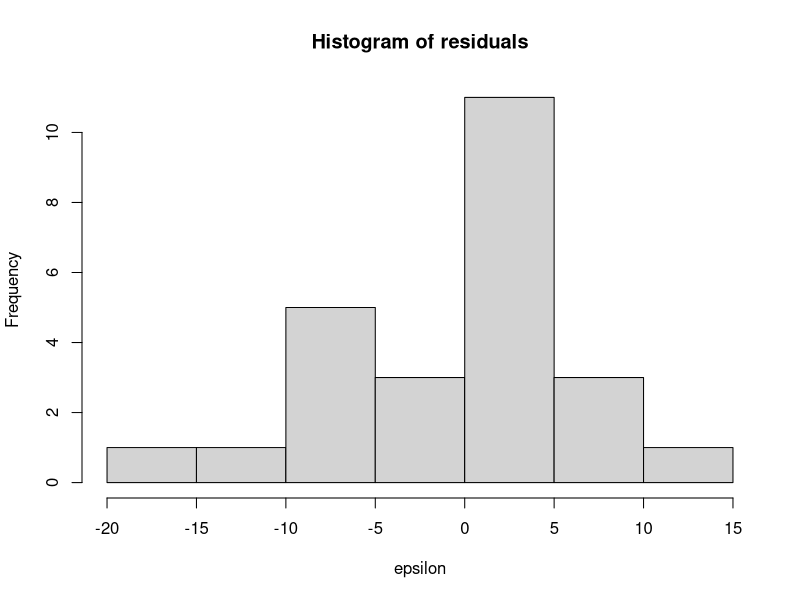

Source code (R):
patsat_data <- read.csv("datasets/dataset_Patient_Satisfaction_Survey_Data.csv",
                        header=TRUE,
                        sep=",",
                        fileEncoding="UTF-8-BOM")
print(patsat_data)
nrows <- dim(patsat_data)[1]

# Prepare X matrix
X <- data.matrix(cbind(matrix(1, nrows, 1), patsat_data[, 1:2]))
colnames(X) <- c("1s", "age", "severity")
print(X)

# Target variable
y <- patsat_data[, 3]
print(y)

# Computations
XtX <- t(X) %*% X
print(XtX)

XtX_1 <- solve(XtX)
print(XtX_1)

Xty <- t(X) %*% y
print(Xty)

beta_hat <- XtX_1 %*% Xty
print(beta_hat)

y_hat <- beta_hat[1] + beta_hat[2] * X[, 2] + beta_hat[3] * X[, 3]
print(y_hat)

# Residuals
epsilon <- y - y_hat
hist(epsilon, main="Histogram of residuals")